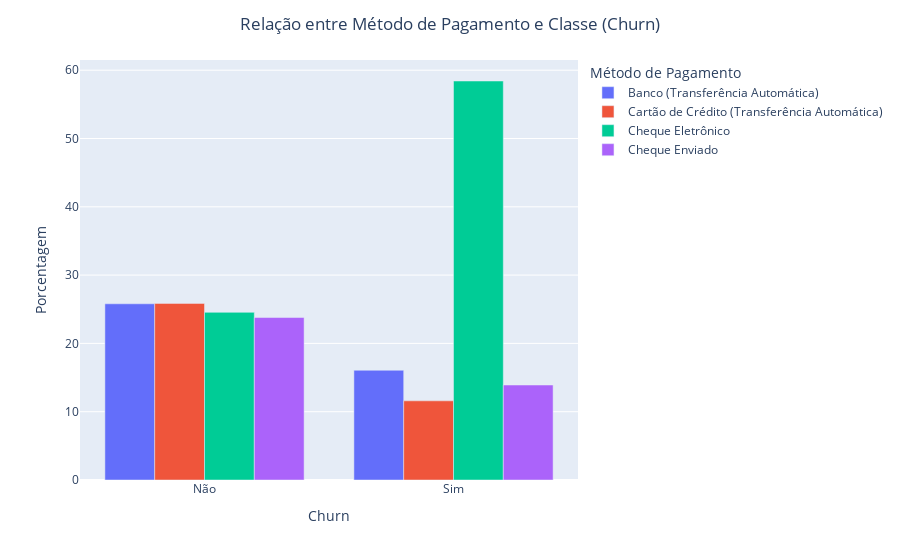

The notebook cell this image was saved under:
### Markdown cell above
### 4.5 Relação entre Método de Pagamento e Classe (Churn)
- A partir dessa análise, é possível verificar que quando um cliente não é Churn, seu método de pagamento é bem equilibrado, não tendo muitas alterações, porém quando o cliente é Churn, é possível notar que existem bem mais clientes que utilizam o Cheque Eletrônico que os demais métodos de pagamento (representando 58% dos dados).

### Code cell
# Criando gráfico com porcentagem por categoria
df_grouped_pag = df_churn.groupby(['Churn','Metodo_Pagamento']).size().reset_index(name='count')

# Ajustando labels
df_grouped_pag['Churn'] = df_grouped_pag['Churn'].replace({'Yes': 'Sim', 'No': 'Não'})
df_grouped_pag['Metodo_Pagamento'] = df_grouped_pag['Metodo_Pagamento'].replace({
    'Bank transfer (automatic)': 'Banco (Transferência Automática)',
    'Credit card (automatic)': 'Cartão de Crédito (Transferência Automática)',
    'Electronic check': 'Cheque Eletrônico',
    'Mailed check': 'Cheque Enviado'
    })

# Criando porcentagem para o agrupamento
total_por_pag = df_grouped_pag.groupby('Churn')['count'].transform('sum')
df_grouped_pag['percent'] = round((df_grouped_pag['count'] / total_por_pag) *100, 2) # Cria variável com a porcentagem no df_grouped

# Criando gráfico de barras empilhadas
fig = px.bar(df_grouped_pag, x='Churn', y='percent', color='Metodo_Pagamento', barmode='group',
							labels={'Churn': 'Churn', 'percent': 'Porcentagem', 'Metodo_Pagamento': 'Método de Pagamento'})
							
# Customizando gráfico
fig.update_layout(title='Relação entre Método de Pagamento e Classe (Churn)',
									yaxis_title='Porcentagem',
									legend_title='Método de Pagamento',
                                    title_x=0.5)

# Exibindo gráfico
fig.show()

### Figure 1 — Plotly figure (JSON) as saved in the notebook; plotly's stock layout.template omitted (floating-point values rounded to 4 significant figures)
{"data": [{"alignmentgroup": "True", "hovertemplate": "Método de Pagamento=Banco (Transferência Automática)<br>Churn=%{x}<br>Porcentagem=%{y}<extra></extra>", "legendgroup": "Banco (Transferência Automática)", "marker": {"color": "#636efa", "pattern": {"shape": ""}}, "name": "Banco (Transferência Automática)", "offsetgroup": "Banco (Transferência Automática)", "orientation": "v", "showlegend": true, "textposition": "auto", "type": "bar", "x": ["Não", "Sim"], "xaxis": "x", "y": [25.8, 16.07], "yaxis": "y"}, {"alignmentgroup": "True", "hovertemplate": "Método de Pagamento=Cartão de Crédito (Transferência Automática)<br>Churn=%{x}<br>Porcentagem=%{y}<extra></extra>", "legendgroup": "Cartão de Crédito (Transferência Automática)", "marker": {"color": "#EF553B", "pattern": {"shape": ""}}, "name": "Cartão de Crédito (Transferência Automática)", "offsetgroup": "Cartão de Crédito (Transferência Automática)", "orientation": "v", "showlegend": true, "textposition": "auto", "type": "bar", "x": ["Não", "Sim"], "xaxis": "x", "y": [25.86, 11.59], "yaxis": "y"}, {"alignmentgroup": "True", "hovertemplate": "Método de Pagamento=Cheque Eletrônico<br>Churn=%{x}<br>Porcentagem=%{y}<extra></extra>", "legendgroup": "Cheque Eletrônico", "marker": {"color": "#00cc96", "pattern": {"shape": ""}}, "name": "Cheque Eletrônico", "offsetgroup": "Cheque Eletrônico", "orientation": "v", "showlegend": true, "textposition": "auto", "type": "bar", "x": ["Não", "Sim"], "xaxis": "x", "y": [24.55, 58.42], "yaxis": "y"}, {"alignmentgroup": "True", "hovertemplate": "Método de Pagamento=Cheque Enviado<br>Churn=%{x}<br>Porcentagem=%{y}<extra></extra>", "legendgroup": "Cheque Enviado", "marker": {"color": "#ab63fa", "pattern": {"shape": ""}}, "name": "Cheque Enviado", "offsetgroup": "Cheque Enviado", "orientation": "v", "showlegend": true, "textposition": "auto", "type": "bar", "x": ["Não", "Sim"], "xaxis": "x", "y": [23.79, 13.91], "yaxis": "y"}], "layout": {"barmode": "group", "legend": {"title": {"text": "Método de Pagamento"}, "tracegroupgap": 0}, "margin": {"t": 60}, "title": {"text": "Relação entre Método de Pagamento e Classe (Churn)", "x": 0.5}, "xaxis": {"anchor": "y", "domain": [0, 1], "title": {"text": "Churn"}}, "yaxis": {"anchor": "x", "domain": [0, 1], "title": {"text": "Porcentagem"}}}}
